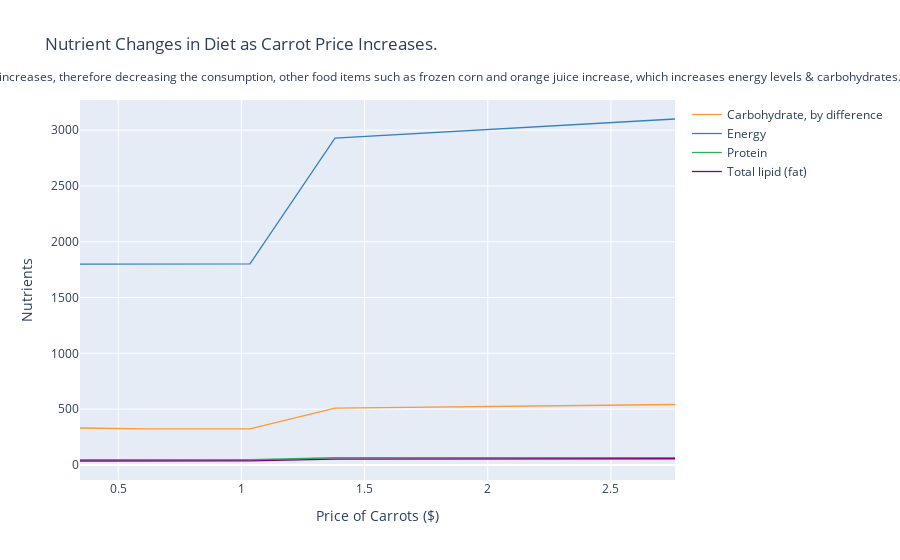

Source (notebook cell):
### Code cell
# Matrix product maps quantities of food into quantities of nutrients
NutrientResponse = Diet_response@FoodNutrients.T

# Drop columns of missing nutrients
NutrientResponse = NutrientResponse.loc[:,NutrientResponse.count()>0]
NutrientResponse.iplot(layout={
    'title': 'Nutrient Changes in Diet as Carrot Price Increases.', 
    'xaxis': {
        'title': 'Price of Carrots ($)'
    },
    'yaxis': {
        'title': 'Nutrients'
    },
    'annotations': [{
        'text': 'When the price of carrots increases, therefore decreasing the consumption, other food items such as frozen corn and orange juice increase, which increases energy levels & carbohydrates.',  
        'showarrow': False,
        'align': 'center',
        'x': 0.5,
        'y': 1.09,  # Adjust this value as needed to position your subtitle
        'yref': 'paper',
        'xref': 'paper',
        'font': {
            'size': 12  # Adjust font size as needed
        }
    }]
})

### Figure 1 — Plotly figure (JSON) as saved in the notebook; plotly's stock layout.template omitted (floating-point values rounded to 4 significant figures)
{"data": [{"line": {"color": "rgba(255, 153, 51, 1.0)", "dash": "solid", "shape": "linear", "width": 1.3}, "mode": "lines", "name": "Carbohydrate, by difference", "text": "", "type": "scatter", "x": [0.345, 0.5175, 0.621, 0.69, 0.759, 0.828, 0.897, 0.966, 1.035, 1.38, 2.76], "y": [330.9, 323.5, 323.5, 323.5, 323.6, 323.6, 323.5, 323.5, 323.6, 508.3, 541.3]}, {"line": {"color": "rgba(55, 128, 191, 1.0)", "dash": "solid", "shape": "linear", "width": 1.3}, "mode": "lines", "name": "Energy", "text": "", "type": "scatter", "x": [0.345, 0.5175, 0.621, 0.69, 0.759, 0.828, 0.897, 0.966, 1.035, 1.38, 2.76], "y": [1800, 1800, 1800, 1800, 1800.0, 1800.0, 1800.0, 1800.0, 1802.0, 2929.0, 3100.0]}, {"line": {"color": "rgba(50, 171, 96, 1.0)", "dash": "solid", "shape": "linear", "width": 1.3}, "mode": "lines", "name": "Protein", "text": "", "type": "scatter", "x": [0.345, 0.5175, 0.621, 0.69, 0.759, 0.828, 0.897, 0.966, 1.035, 1.38, 2.76], "y": [46.0, 46.08, 46.08, 46.08, 46.09, 46.09, 46.0, 46.0, 46, 63.89, 64.82]}, {"line": {"color": "rgba(128, 0, 128, 1.0)", "dash": "solid", "shape": "linear", "width": 1.3}, "mode": "lines", "name": "Total lipid (fat)", "text": "", "type": "scatter", "x": [0.345, 0.5175, 0.621, 0.69, 0.759, 0.828, 0.897, 0.966, 1.035, 1.38, 2.76], "y": [34.96, 35.76, 35.76, 35.76, 35.72, 35.72, 35.86, 35.86, 35.94, 52.01, 55.21]}], "layout": {"annotations": [{"align": "center", "font": {"size": 12}, "showarrow": false, "text": "When the price of carrots increases, therefore decreasing the consumption, other food items such as frozen corn and orange juice increase, which increases energy levels & carbohydrates.", "x": 0.5, "xref": "paper", "y": 1.09, "yref": "paper"}], "title": {"text": "Nutrient Changes in Diet as Carrot Price Increases."}, "xaxis": {"title": {"text": "Price of Carrots ($)"}}, "yaxis": {"title": {"text": "Nutrients"}}}}
